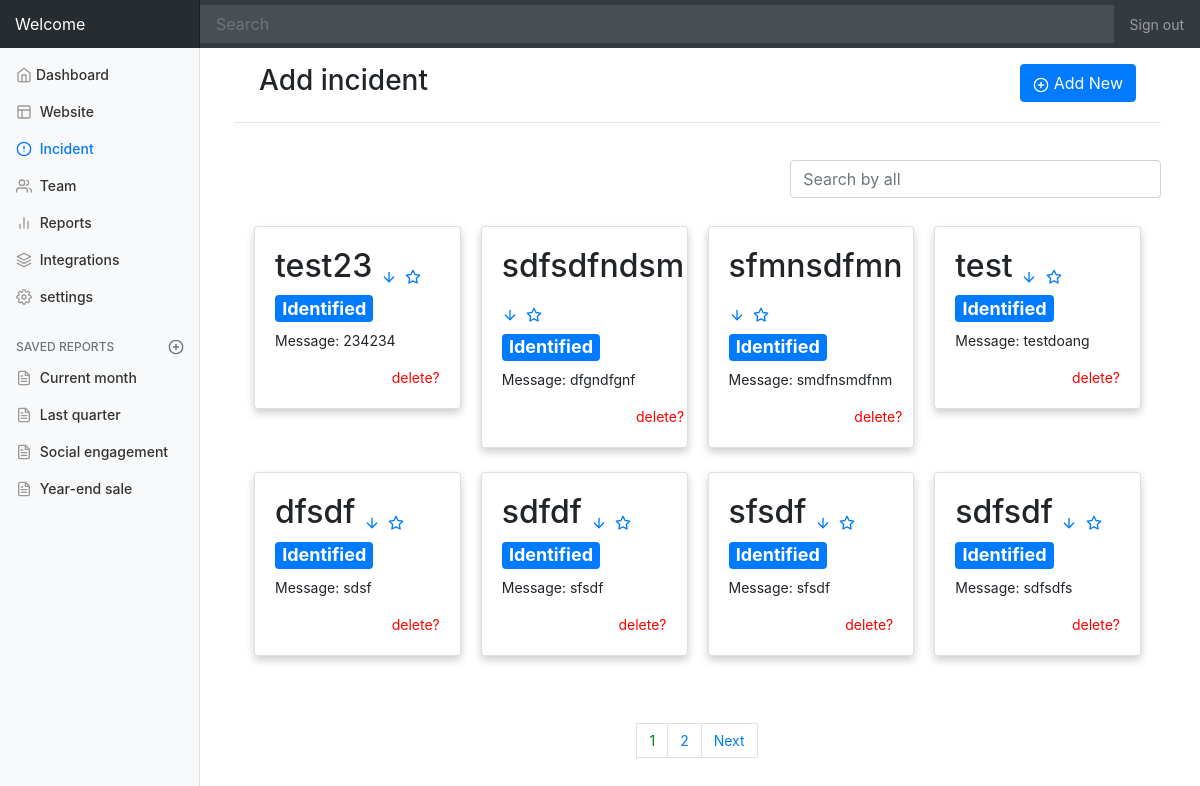
The app's page /dashboard/incident with its own data.
### silinell/models.py (models this page shows, shortened)
class incident(models.Model):
    STATUS_ACTION_CHOICES = (
        ('Identified', 'identified'),
        ('Watch', 'watch'),
        ('Fixed', 'fixed'),
        ('Investigating', 'investigating'),
    )
    STATUS_UPTIME_CHOICES = (
        ('Down', 'Down'),
        ('Up', 'up'),
    )
    STATUS_STICKED_CHOICES = (
        ('Stikced', 'Stikced'),
        ('Un Stikced', 'Un Stikced'),
    )
    status_action = models.CharField(max_length=40, choices= STATUS_ACTION_CHOICES )
    status_webstie = models.CharField(max_length=40, choices= STATUS_UPTIME_CHOICES)
    stickied = models.CharField(max_length=40, choices= STATUS_STICKED_CHOICES, default="Stikced" )
    website_name = models.CharField(max_length=50)
    url = models.CharField(max_length=30, blank=True)
    message  = models.CharField(max_length=30, blank=True)

### silinell/views.py (the view, shortened to what this page needs)
# urls.py: path('dashboard/incident', views.dashboardAddwebsite.as_view(), name='incident_url'),
class dashboardAddwebsite(View):
    form_class = Formaddwebsbite
    initial = {'key': 'value'}
    template_name = 'dashboard/add-website.html'
    def get(self, request, *args, **kwargs):
        form = self.form_class(initial=self.initial)
        web_list = incident.objects.all().order_by('id')
        return render(request, self.template_name, {'form': form,'weblist_param': web_list})

### silinell/forms.py
class Formaddwebsbite(forms.ModelForm):
    class Meta:
        model = incident
        fields = '__all__'
        widget = {
        }

### silinell/templates/dashboard/add-website.html (shortened to what this page needs)
{% extends "dashboard/dashboard-base.html" %}
{% block content  %}
<div class="row">
<div class="col-md-6"><h3>Add incident</h3>
</div>
<div class="col-md-6">
<button type="button" style="float:right" class="btn btn-primary" data-toggle="modal" data-target="#exampleModal">
  <span data-toggle="tooltip" data-placement="top" data-feather="plus-circle"></span> Add New
</button></div>
</div>
<hr>
{% load static %}
{% load crispy_forms_tags %}
<br>
<input type="text" style="float:right;width:40%" class="form-control" id="searchaddwebsite" placeholder="Search by all">
<br>
<div class="thecontainer">
{% include "dashboard/add-website-component.html" %}
</div>
{% endblock %}

### silinell/templates/dashboard/add-website-component.html (shortened to what this page needs)
{% load static %}
<br>
<div style="height:500px">
<div class= "row" >
{% for web in weblist_param %}
<div class ="column">
<div class="card line-content mt-4" >
  <div class="card-body">
     <h2>
         {{web.website_name}}
          {% if web.status_webstie == 'Up' %}
        <a href="#" data-toggle="tooltip"  title="this incident is UP"><span data-toggle="tooltip" data-placement="top" data-feather="arrow-up"></span></a>
        {%else%}
         <a href="#" data-toggle="tooltip"  title="this incident is Down"><span data-toggle="tooltip" data-placement="top" data-feather="arrow-down"></span></a>
          {%endif%}
           {% if web.stickied == 'Stikced' %}
        <a href="#" data-toggle="tooltip"  title="this incident is stickied"><span data-toggle="tooltip" data-placement="top" data-feather="star"></span></a>
          {%endif%}
        </h2>
      <h4>
      {% if web.status_action == 'Identified' %}
       <span class="badge badge-primary"> {{web.status_action}}</span>
      {% elif web.status_action == 'Fixed' %}
       <span class="badge badge-success"> {{web.status_action}}</span>
      {% elif web.status_action == 'Watch' %}
       <span class="badge badge-secondary"> {{web.status_action}}</span>
      {% elif web.status_action == 'Investigating' %}
       <span class="badge badge-info"> {{web.status_action}}</span>
      {%endif%}
      </h4>
      <p>Message:&nbsp;{{web.message}}</p>
      <a class="confirm-delete" style="float:right;color:red"  href="{% url 'incident_url_del' pk=web.id %}">delete?</a>
</div>
</div>
</div>
{% endfor %}
</div>
</div>
<br>
<center>
<nav aria-label="Page navigation example">
<ul  class="pagination  justify-content-center"id="pagin">
</ul>
</nav>
</center>

### silinell/templates/dashboard/add-website-component.html (style rules this page uses)
.row { margin: 0 10px; }
.row:after { content: ""; display: table; clear: both; }
.column { float: left; width: 25%; padding: 0 10px; }
.card { box-shadow: 0 4px 8px 0 rgba(0,0,0,0.2); transition: 0.3s; width: 100%; }

### records on screen
incident: website_name "test23", stickied "Stikced" (drawn), status_action "Identified", message "234234"
incident: website_name "sdfsdfndsm", stickied "Stikced" (drawn), status_action "Identified", message "dfgndfgnf"
incident: website_name "sfmnsdfmn", stickied "Stikced" (drawn), status_action "Identified", message "smdfnsmdfnm"
incident: website_name "test", stickied "Stikced" (drawn), status_action "Identified", message "testdoang"
incident: website_name "dfsdf", stickied "Stikced" (drawn), status_action "Identified", message "sdsf"
incident: website_name "sdfdf", stickied "Stikced" (drawn), status_action "Identified", message "sfsdf"
incident: website_name "sfsdf", stickied "Stikced" (drawn), status_action "Identified", message "sfsdf"
incident: website_name "sdfsdf", stickied "Stikced" (drawn), status_action "Identified", message "sdfsdfs"
